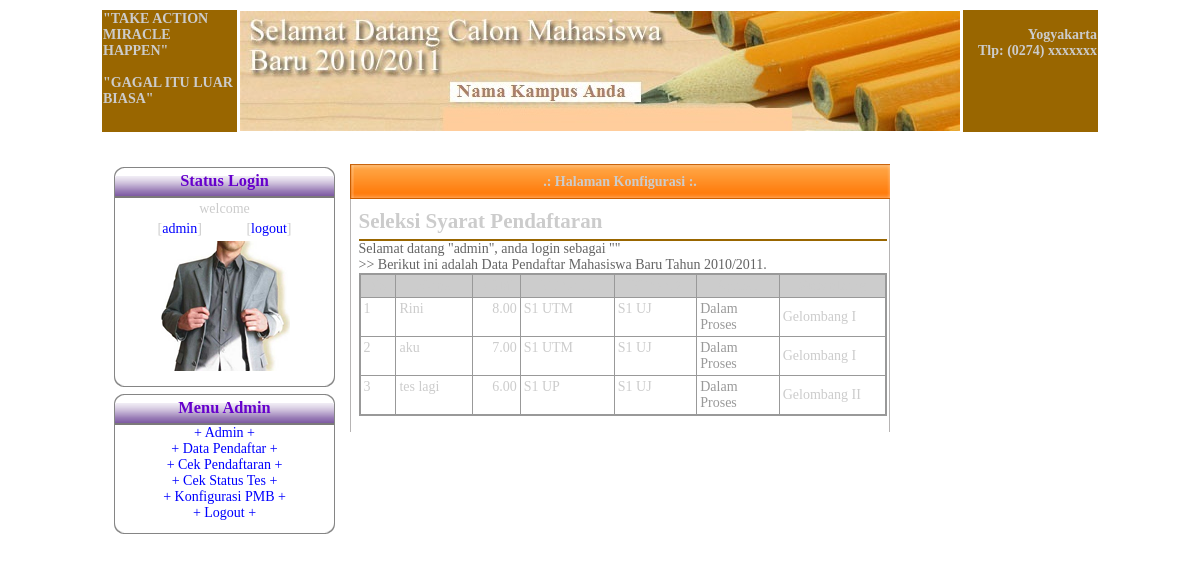
Screenshot of /sipmb/web/admin/main.php?page=7 (signed in) with the database file from the repository.
### tables this page shows
CREATE TABLE `pendaftaran` (
  `p_id` int(11) NOT NULL auto_increment,
  `p_tgl` datetime NOT NULL,
  `p_nama` varchar(100) NOT NULL,
  `p_no_id` varchar(100) NOT NULL,
  `j_id` int(11) NOT NULL,
  `a_id` int(11) NOT NULL,
  `p_asal` varchar(100) NOT NULL,
  `js_id` int(11) NOT NULL,
  `p_nem` decimal(3,2) NOT NULL,
  `p_alamat` text NOT NULL,
  `w_id` int(11) NOT NULL,
  `k_id` int(11) NOT NULL,
  `p_kodepos` varchar(6) NOT NULL,
  `p_tlp` varchar(30) NOT NULL,
  `p_email` varchar(30) NOT NULL,
  `ju_id` int(11) NOT NULL,
  `ju_id2` int(11) NOT NULL,
  `ju_fix` int(11) NOT NULL,
  `i_id` int(11) NOT NULL,
  `t_id` int(11) NOT NULL default '1',
  `s_id` int(11) NOT NULL default '1',
  `g_id` int(11) NOT NULL default '1',
  `b_id` int(11) NOT NULL,
  `st_id` int(11) NOT NULL default '1',
  PRIMARY KEY  (`p_id`)
);

CREATE TABLE `jurusan` (
  `ju_id` int(11) NOT NULL auto_increment,
  `ju_nama` varchar(100) NOT NULL,
  PRIMARY KEY  (`ju_id`)
);

CREATE TABLE `syarat` (
  `s_id` int(11) NOT NULL auto_increment,
  `s_nama` varchar(20) NOT NULL,
  PRIMARY KEY  (`s_id`)
);

CREATE TABLE `gelombang` (
  `g_id` int(11) NOT NULL auto_increment,
  `g_nama` varchar(20) NOT NULL,
  PRIMARY KEY  (`g_id`)
);

### sipmb/web/admin/sidebar.php (called while the page is built)
<? include('login.php');?>
<? include('menu_adm.php');?>

### sipmb/web/inc/class.mysql.php (called while the page is built, shortened)
<?php
	class Mysql{
		var $db;
		var $host;
		var $user;
		var $password;
		var $result;
		function Mysql($host="localhost",$user="root",$password="",$database="sipmbdb"){
			$this->host=$host;
			$this->user=$user;
			$this->password=$password;
		}
		function connect(){
			$this->db=mysql_connect($this->host,$this->user,$this->password);
		}
		function execute($query){
			if($this->result=mysql_query($query,$this->db) ){
				return true;
			} else {
				return false;
			}
		}
		function getDataSet(){
			$dataSet=array();
			$i=0;
			while($r=mysql_fetch_row($this->result)){
				for($field=0;$field<mysql_num_fields($this->result);$field++){
					$dataSet[$i][$field]=$r[$field];
				}
				$i++;
			}
			return $dataSet;
		}
	}
?>

### sipmb/web/admin/pendaftaran/cek_pendaftaran.php (the view, shortened to what this page needs)
<?
$mysql = new Mysql();
$mysql->connect();
if($mysql->execute("SELECT a.p_id, a.p_tgl, a.p_nama, a.p_nem, b.b_nama, a.ju_id, a.ju_id2, a.ju_fix, c.s_nama, d.st_nama, e.g_nama  FROM pendaftaran a, beasiswa b, syarat c, status d, gelombang e where a.b_id=b.b_id and a.s_id=c.s_id and a.st_id=d.st_id and a.g_id=e.g_id and (a.s_id = 1 or a.s_id=3) order by a.p_id "))
	{
		$getdataA = $mysql->getDataSet();
	}else{
		$getdataA=0;
	}
?>
<div class="post">
    <h2 class="title">Seleksi Syarat Pendaftaran </h2>
    <p class="byline">
	Selamat datang &quot;<?=admin;?>&quot;, anda login sebagai &quot;<?=$status;?>&quot;<br />
  &gt;&gt; Berikut ini adalah Data Pendaftar Mahasiswa Baru Tahun 2010/2011. </p>
    <table width="100%" border="0" cellspacing="0" bgcolor="#999999">
  <tr>
    <td><table width="100%" border="0" cellspacing="1" cellpadding="3" >
      <tr>
        <td width="6%" bgcolor="#CCCCCC" ><div align="center"><strong>No</strong></div></td>
		<td width="13%" bgcolor="#CCCCCC" ><div align="center"><strong>Nama</strong></div></td>
		<td width="8%" bgcolor="#CCCCCC" ><div align="center"><strong>NEM</strong></div></td>
		<td width="16%" bgcolor="#CCCCCC" ><div align="center"><strong>Pilihan 1 </strong></div></td>
		<td width="14%" bgcolor="#CCCCCC" ><div align="center"><strong>Pilihan 2 </strong></div></td>
		<td width="14%" bgcolor="#CCCCCC" ><div align="center"><strong>Syarat</strong></div></td>
		<td width="18%" bgcolor="#CCCCCC" ><div align="center"><strong>Gelombang</strong></div></td>
		</tr>
	  <?
	  for($i=0;$i<count($getdataA);$i++){
	  ?>
      <tr>
        <td align="left" valign="top" bgcolor="#FFFFFF"><?=$i+1;?></td>
        <td align="left" valign="top" bgcolor="#FFFFFF"><?=$getdataA[$i][2];?></td>
		<td align="right" valign="top" bgcolor="#FFFFFF"><?=$getdataA[$i][3];?></td>
		<td align="left" valign="top" bgcolor="#FFFFFF">
		<?
				$ju1=$getdataA[$i][5];
				if($mysql->execute("SELECT ju_nama from jurusan where ju_id=$ju1")){
				$dataJU1 = $mysql->getDataSet();}
			?>
		<?=$dataJU1[0][0];?>
		<td align="left" valign="top" bgcolor="#FFFFFF">
		<?
				$ju2=$getdataA[$i][6];
				if($mysql->execute("SELECT ju_nama from jurusan where ju_id=$ju2")){
				$dataJU2 = $mysql->getDataSet();}
			?>
		<?=$dataJU2[0][0];?>		</td>
		<td align="left" valign="top" bgcolor="#FFFFFF"><a href="main.php?page=8&id=<?=$getdataA[$i][0];?>"><?=$getdataA[$i][8];?></a></td>
		<td bgcolor="#FFFFFF" ><?=$getdataA[$i][10];?></td>
		</tr>
	  <?
	  }
	  ?>
    </table></td>
  </tr>
</table>
<br />
</div>

### sipmb/web/admin/main.php (shortened to what this page needs)
<?
require_once('../inc/class.mysql.php');
?>
<html>
<head>
<link href="default.css" rel="stylesheet" type="text/css" media="screen">
</head>
<body>
<div id="wrapper">
<? include('head.php'); ?>
<div id="page">
<div id="sidebar">
<? include('sidebar.php');?>
</div>
<div id="content">
<? include('content.php');?>
</div>
<div id="footer">
</div>
</div>
</div>
</body>
</html>

### sipmb/web/admin/head.php
<table width="100%" border="0">
  <tr valign="top">
    <td width="154" bgcolor="#996600"><strong>&quot;TAKE ACTION MIRACLE HAPPEN&quot;<br />
      <br />
&quot;GAGAL ITU LUAR BIASA&quot; </strong></td>
    <td><img src="images/header.jpg" width="720" height="120" border="0" /></td>
    <td width="154" bgcolor="#996600"><p align="right"><strong><br />
       Yogyakarta<br />
      Tlp: (0274) xxxxxxx </strong></p>    </td>
  </tr>
  <tr>
    <td>&nbsp;</td>
    <td>&nbsp;</td>
    <td>&nbsp;</td>
  </tr>
</table>

### sipmb/web/admin/login.php (shortened to what this page needs)
<?php
if(isset($_SESSION['loginadmin'])){
	$nama=$_SESSION['namaadmin'];
?>
<table border="0" cellpadding="0" cellspacing="0" width="100%">
  <tr>
    <td background="images/Untitled-1_01.png" width="16" height="34" style="background-repeat:no-repeat;">&nbsp;</td>
    <td background="images/Untitled-1_02.png" height="34" style="background-repeat:repeat-x;" align="center"><strong><h3>Status Login</h3></strong></td>
    <td background="images/Untitled-1_01b.png" width="17" height="34" style="background-repeat:no-repeat;">&nbsp;</td>
  </tr>
  <tr valign="top">
    <td background="images/Untitled-1_04.png" width="16" style="background-repeat:repeat-y;">&nbsp;</td>
    <td bgcolor="#FFFFFF">
	<table border="0" width="140" align="center">
	<tr>
		<td align="center" colspan="2">welcome <b><?=$nama;?></b></td>
	</tr>
	<tr>
		<td align="left">[<a href="../admin/main.php">admin</a>]</td>
		<td align="right">[<a href="logout.php">logout</a>]</td>
	</tr>
	<tr>
	<td colspan="2" align="center"><img src="images/map.png" width="130"/></td>
	</tr>
	</table>
	</td>
    <td background="images/Untitled-1_04b.png" width="17"style="background-repeat:repeat-y;">&nbsp;</td>
  </tr>
  <tr>
    <td background="images/Untitled-1_06.png" width="16" height="17" style="background-repeat:no-repeat;">&nbsp;</td>
    <td background="images/Untitled-1_07.png" height="17" style="background-repeat:repeat-x;">&nbsp;</td>
    <td background="images/Untitled-1_06b.png" width="17" height="17" style="background-repeat:no-repeat;">&nbsp;</td>
  </tr>
</table>
    <?php
}
	?>

### sipmb/web/admin/menu_adm.php
<table border="0" cellpadding="0" cellspacing="0" width="100%">
  <tr>
    <td background="images/Untitled-1_01.png" width="16" height="34" style="background-repeat:no-repeat;">&nbsp;</td>
    <td background="images/Untitled-1_02.png" height="34" style="background-repeat:repeat-x;" align="center"><strong>
    <h3>Menu Admin</h3>
    </strong></td>
    <td background="images/Untitled-1_01b.png" width="17" height="34" style="background-repeat:no-repeat;">&nbsp;</td>
  </tr>
  <tr valign="top">
    <td background="images/Untitled-1_04.png" width="16" style="background-repeat:repeat-y;">&nbsp;</td>
    <td bgcolor="#FFFFFF" align="center">
	<a href="main.php?page=1"><div>+ Admin +</div></a>
	<a href="main.php?page=11"><div>+ Data Pendaftar +</div></a>
	<a href="main.php?page=7"><div>+ Cek Pendaftaran +</div></a>
	<a href="main.php?page=6&t=1"><div>+ Cek Status Tes +</div></a>
	<a href="main.php?page=16"><div>+ Konfigurasi PMB +</div></a>
	<a href="logout.php"><div>+ Logout +</div></a>
	</td>
    <td background="images/Untitled-1_04b.png" width="17"style="background-repeat:repeat-y;">&nbsp;</td>
  </tr>
  <tr>
    <td background="images/Untitled-1_06.png" width="16" height="17" style="background-repeat:no-repeat;">&nbsp;</td>
    <td background="images/Untitled-1_07.png" height="17" style="background-repeat:repeat-x;">&nbsp;</td>
    <td background="images/Untitled-1_06b.png" width="17" height="17" style="background-repeat:no-repeat;">&nbsp;</td>
  </tr>
</table>

### sipmb/web/admin/content.php
<table border="0" cellpadding="0" cellspacing="0" width="100%" bgcolor="#FFFFFF">
  <tr>
    <td background="images/h1.png" width="5" height="35" style="background-repeat:no-repeat;b">&nbsp;</td>
    <td background="images/h2.png" height="35" style="background-repeat:repeat-x;" align="left" width="99%"><strong><center>.: Halaman Konfigurasi :.</center></strong></td>
    <td background="images/h3.png" width="10" height="35" style="background-repeat:no-repeat;">&nbsp;</td>
  </tr>
  <tr valign="top">
    <td background="images/bg1.png" width="5" style="background-repeat:repeat-y;">&nbsp;</td>
    <td bgcolor="#FFFFFF">
	<?php
		$page = $_GET['page'];
		if(!isset($page)){
			echo "Silahkan pilih menu admin di sebelah kiri";
		} else if($page==1){
			include('admin/list.php');
		} else if($page==2){
			include('admin/edit.php');
		} else if($page==3){
			include('admin/edit_password.php');
		} else if($page==4){
			include('admin/edit_username.php');
		} else if($page==5){
			include('admin/add.php');
		}else if($page==6){
			include('pendaftaran/list.php');
		}else if($page==7){
			include('pendaftaran/cek_pendaftaran.php');
		}else if($page==8){
			include('pendaftaran/ubah_syarat.php');
		}else if($page==9){
			include('pendaftaran/ubah_status.php');
		}else if($page==10){
			include('pendaftaran/pilih_jurusan.php');
		}else if($page==11){
			include('pendaftaran/data_pendaftaran.php');
		} else if($page==12){
			include('pendaftaran/detail_pendaftaran.php');
		} else if($page==13){
			include('pendaftaran/cek_pembayaran.php');
		} else if($page==14){
			include('pendaftaran/pendaftaran.php');
		} else if($page==15){
			include('kos/edit_username.php');
		} else if($page==16){
			include('konfigurasi_pmb/list.php');
		}else if($page==17){
			include('rss/list.php');
		}else if($page==18){
			include('rss/edit.php');
		}else if($page==19){
			include('rss/add.php');
		} else if($page==20){
			include('user/list.php');
		} else if($page==21){
			include('user/edit.php');
		} else if($page==22){
			include('user/edit_password.php');
		} else if($page==23){
			include('user/edit_username.php');
		} else if($page==24){
			include('user/add.php');
		}else if($page==25){
			include('pemesanan/list.php');
		}else if($page==26){
			include('pemesanan/edit.php');
		}
		?></td>
    <td background="images/bg1.png" width="10" style="background-repeat:repeat-y;background-position:right;">&nbsp;</td>
  </tr>
</table>

### sipmb/web/admin/default.css (style rules this page uses)
body { font-size:12px; color:#CCCCCC; text-decoration: none; height: 414px; background repeat bottom #FFFFFF; }
body, th, td, input, textarea, select, option { font-family: "Trebuchet MS", "Times New Roman", Arial, Times, serif; font-size: 14px; }
a { text-decoration:none; color: #999999; }
#wrapper { width: 1000px; //height: 33px; padding-top:0; margin: 0 auto; //background: url(images/c2b.png) repeat-x top center; }
#page { width: 1000px; margin: 0 auto; color: #000000; }
#page h3 { margin: 0 auto; color: #333333; }
#content { float: left; width: 540px; margin: 0; padding: 10px 0 0 10px; color:#666666; }
.post { padding: 10px 0 0 5px; //border-left:1px dashed; }
.title { margin: 0; padding-bottom: 5px; border-bottom: 2px solid #996600; }
.byline { margin: 0; color: #646464; }
#sidebar { float: left; width: 230px; padding: 10px 0 0 10px; //background:url(images/banner4.png) repeat-y right top; color:#333333; }
#sidebar h3 { color:#6600CC; }
#sidebar a { text-decoration: none; color:#0000FF; }
#footer { width:1000px; height:33px; //background:url(images/c2.png) repeat-x bottom center; }

### rows the page displays
pendaftaran: p_nama "Rini", p_nem "8.00", ju.ju_nama "S1 UTM", jurusan.ju_nama "S1 UJ", s.s_nama "Dalam Proses", g.g_nama "Gelombang I"
pendaftaran: p_nama "aku", p_nem "7.00", ju.ju_nama "S1 UTM", jurusan.ju_nama "S1 UJ", s.s_nama "Dalam Proses", g.g_nama "Gelombang I"
pendaftaran: p_nama "tes lagi", p_nem "6.00", ju.ju_nama "S1 UP", jurusan.ju_nama "S1 UJ", s.s_nama "Dalam Proses", g.g_nama "Gelombang II"

### other values shown
admin "admin"
